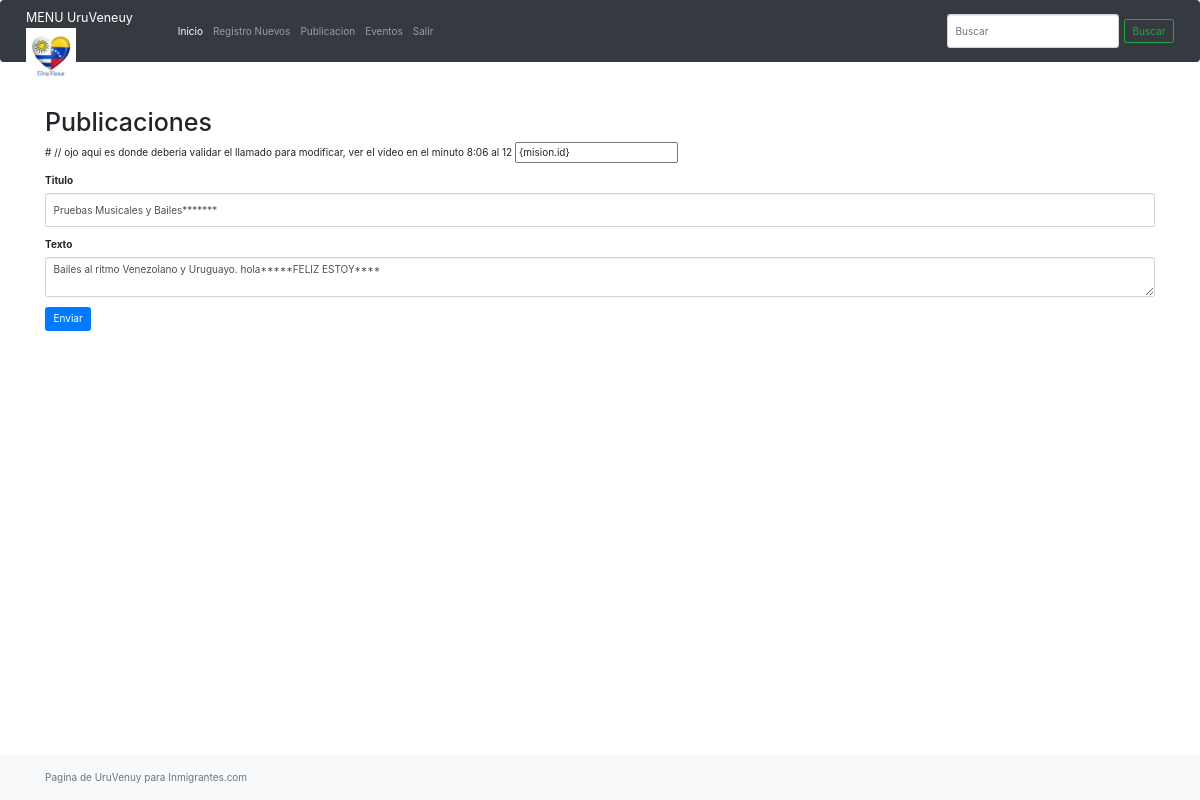
/mision/15 (signed in), run on the app's committed database.
### base/models.py (models this page shows, shortened)
class Posts(models.Model):
   title = models.CharField(max_length=200)
   text= models.TextField()
   updated = models.DateTimeField(auto_now= True)
   created =models.DateTimeField(auto_now_add= True)
   user = models.ForeignKey(User, null=True, on_delete=models.SET_NULL)

### base/views.py (the view, shortened to what this page needs)
# urls.py: path('mision/', mision_view),
def mision_view(request, id = None):
    context = {}
    if id is not None:
        try:
            p =  Posts.objects.get(id=id)
            context['mision'] = p
        except Posts.DoesNotExist:
             context['mision'] = None
    return render(request, 'mision.html', context)

### templates/mision.html (shortened to what this page needs)
{% extends "layouts/main.html" %}
{% block content %}
<h1> Publicaciones </h1>
<form method="POST" action="">
# // ojo aqui es donde deberia validar el llamado para modificar, ver el video en el minuto 8:06 al 12
    {% if mision is not None %}
         <input type="posts" value="{mision.id}" name= "id">
    {% endif %}
    <div class="form-group my-3">
        <label> Titulo </label>
        <input type="text" class="form-control" name="title" placeholder="titulo"
        {% if mision is not None %}
            value="{{mision.title}}"
        {% endif %}
        >
    </div>
    <div class="form-group my-3">
        <label> Texto </label>
        <textarea class="form-control" name="text">{% if mision is not None %}{{mision.text}}{% endif %}</textarea>
    </div>
    <button class="btn btn-primary" type="submit"> Enviar </button>
</form>
{% endblock %}

### data on the page
Posts: title "Pruebas Musicales y Bailes*******", text "Bailes al ritmo Venezolano y Uruguayo. hola*****FELIZ ESTOY****"
